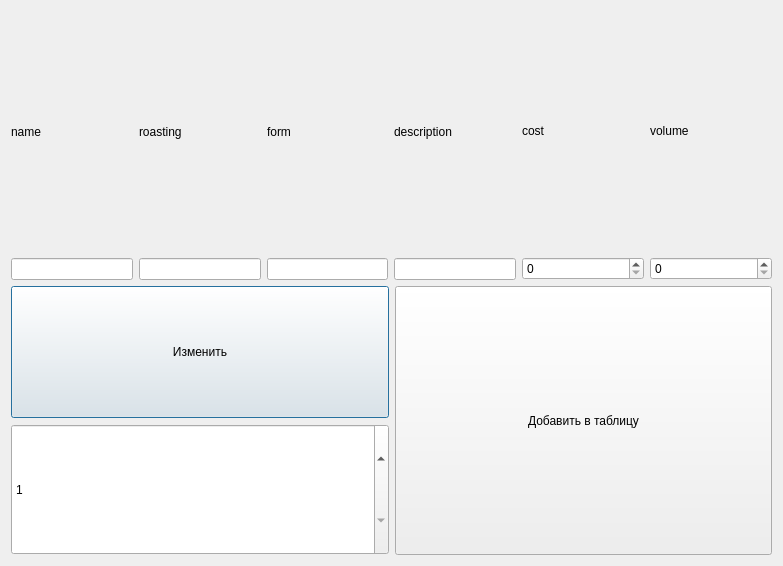
<?xml version="1.0" encoding="UTF-8"?>
<ui version="4.0">
 <class>Dialog</class>
 <widget class="QDialog" name="Dialog">
  <property name="geometry">
   <rect>
    <x>0</x>
    <y>0</y>
    <width>783</width>
    <height>566</height>
   </rect>
  </property>
  <property name="windowTitle">
   <string>Dialog</string>
  </property>
  <layout class="QVBoxLayout" name="verticalLayout_10">
   <item>
    <layout class="QHBoxLayout" name="horizontalLayout">
     <item>
      <layout class="QVBoxLayout" name="verticalLayout">
       <item>
        <widget class="QLabel" name="label">
         <property name="text">
          <string>name</string>
         </property>
        </widget>
       </item>
       <item>
        <widget class="QLineEdit" name="name"/>
       </item>
      </layout>
     </item>
     <item>
      <layout class="QVBoxLayout" name="verticalLayout_3">
       <item>
        <widget class="QLabel" name="label_3">
         <property name="text">
          <string>roasting</string>
         </property>
        </widget>
       </item>
       <item>
        <widget class="QLineEdit" name="roasting"/>
       </item>
      </layout>
     </item>
     <item>
      <layout class="QVBoxLayout" name="verticalLayout_2">
       <item>
        <widget class="QLabel" name="label_2">
         <property name="text">
          <string>form</string>
         </property>
        </widget>
       </item>
       <item>
        <widget class="QLineEdit" name="form"/>
       </item>
      </layout>
     </item>
     <item>
      <layout class="QVBoxLayout" name="verticalLayout_4">
       <item>
        <widget class="QLabel" name="label_4">
         <property name="text">
          <string>description</string>
         </property>
        </widget>
       </item>
       <item>
        <widget class="QLineEdit" name="description"/>
       </item>
      </layout>
     </item>
     <item>
      <layout class="QVBoxLayout" name="verticalLayout_7">
       <item>
        <widget class="QLabel" name="label_7">
         <property name="sizePolicy">
          <sizepolicy hsizetype="Preferred" vsizetype="Preferred">
           <horstretch>0</horstretch>
           <verstretch>0</verstretch>
          </sizepolicy>
         </property>
         <property name="text">
          <string>cost</string>
         </property>
        </widget>
       </item>
       <item>
        <widget class="QSpinBox" name="cost">
         <property name="sizePolicy">
          <sizepolicy hsizetype="MinimumExpanding" vsizetype="Fixed">
           <horstretch>0</horstretch>
           <verstretch>0</verstretch>
          </sizepolicy>
         </property>
         <property name="maximum">
          <number>10000</number>
         </property>
        </widget>
       </item>
      </layout>
     </item>
     <item>
      <layout class="QVBoxLayout" name="verticalLayout_8">
       <item>
        <widget class="QLabel" name="label_8">
         <property name="text">
          <string>volume</string>
         </property>
        </widget>
       </item>
       <item>
        <widget class="QSpinBox" name="volume">
         <property name="sizePolicy">
          <sizepolicy hsizetype="MinimumExpanding" vsizetype="Fixed">
           <horstretch>0</horstretch>
           <verstretch>0</verstretch>
          </sizepolicy>
         </property>
         <property name="maximum">
          <number>10000</number>
         </property>
        </widget>
       </item>
      </layout>
     </item>
    </layout>
   </item>
   <item>
    <layout class="QHBoxLayout" name="horizontalLayout_2">
     <item>
      <layout class="QVBoxLayout" name="verticalLayout_9">
       <item>
        <widget class="QPushButton" name="change">
         <property name="sizePolicy">
          <sizepolicy hsizetype="Preferred" vsizetype="Preferred">
           <horstretch>0</horstretch>
           <verstretch>0</verstretch>
          </sizepolicy>
         </property>
         <property name="text">
          <string>Изменить</string>
         </property>
        </widget>
       </item>
       <item>
        <widget class="QSpinBox" name="id">
         <property name="sizePolicy">
          <sizepolicy hsizetype="Preferred" vsizetype="Preferred">
           <horstretch>0</horstretch>
           <verstretch>0</verstretch>
          </sizepolicy>
         </property>
         <property name="minimum">
          <number>1</number>
         </property>
         <property name="maximum">
          <number>1000</number>
         </property>
        </widget>
       </item>
      </layout>
     </item>
     <item>
      <widget class="QPushButton" name="add">
       <property name="sizePolicy">
        <sizepolicy hsizetype="Preferred" vsizetype="Preferred">
         <horstretch>0</horstretch>
         <verstretch>0</verstretch>
        </sizepolicy>
       </property>
       <property name="text">
        <string>Добавить в таблицу</string>
       </property>
      </widget>
     </item>
    </layout>
   </item>
  </layout>
 </widget>
 <resources/>
 <connections/>
</ui>
